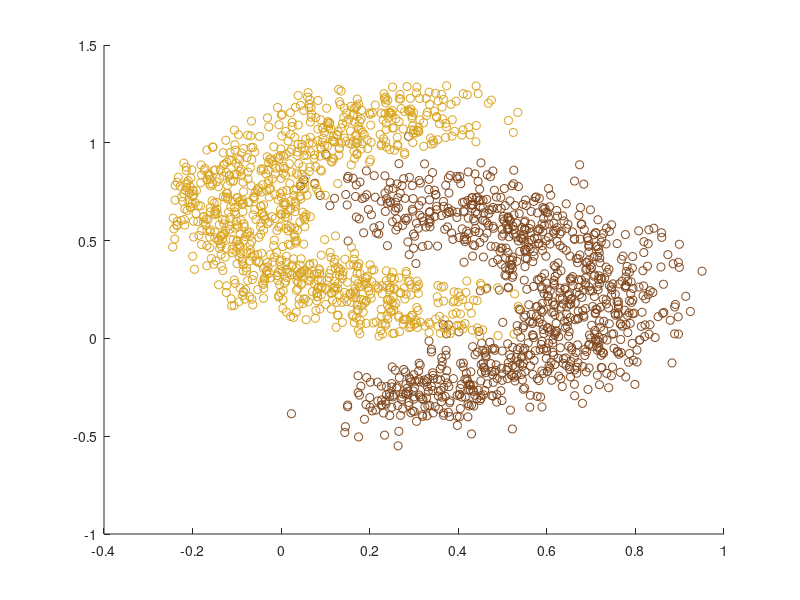

Recreate this plot in MATLAB. (Note: this script raises an error after producing the figure.)
%% Load data
banana = load( 'banana.mat' );

%% Plot bananas
hold on
scatter( banana.A(:,1), banana.A(:,2), 'MarkerEdgeColor', [128, 70, 27] / 256 )
scatter( banana.B(:,1), banana.B(:,2), 'MarkerEdgeColor',[218, 165, 32] / 256 )
hold off

%% Calculate means
mu_A = mean( banana.A );
Sigma_A = cov( banana.A );

mu_B = mean( banana.B );
Sigma_B = cov( banana.B );

%% Plot Gausses
hold on
plot_gauss( mu_A, Sigma_A )
plot_gauss( mu_B, Sigma_B )
hold off

%% Calculate probabilities for each data point
C = zeros(2);

LL_A = lmvnpdf( banana.A, mu_A, Sigma_A );
LL_B = lmvnpdf( banana.A, mu_B, Sigma_B );
P = LL_A - LL_B;
P( P > 0 ) = 1;
P( P < 0 ) = 0;
C(1,1) = sum( P );
C(1,2) = size( banana.A,1 ) - sum(P);

LL_A = lmvnpdf( banana.B, mu_A, Sigma_A );
LL_B = lmvnpdf( banana.B, mu_B, Sigma_B );
P = LL_B - LL_A;
P( P > 0 ) = 1;
P( P < 0 ) = 0;
C(2,2) = sum( P );
C(2,1) = size( banana.B,1 ) - sum(P);
